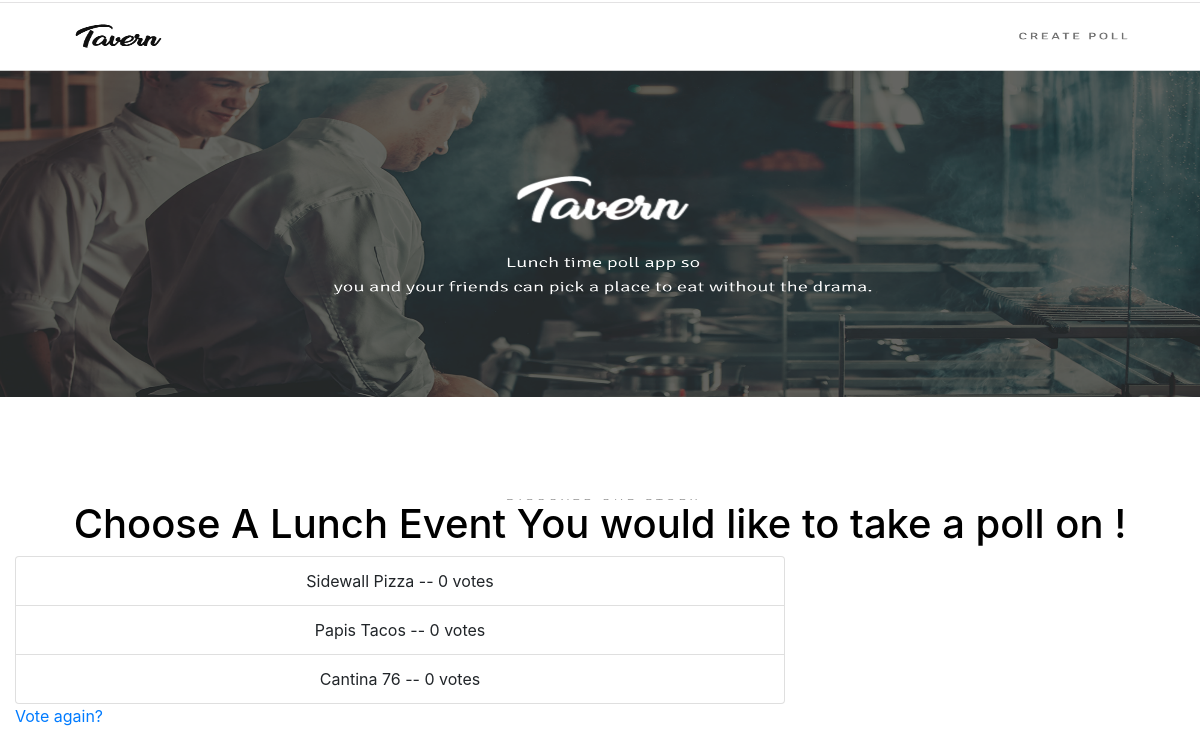
Screenshot of /5/results/ with the database file from the repository.
### tavern/models.py (models this page shows, shortened)
class Location(models.Model):
    lunch = models.ForeignKey('Lunch', on_delete=models.CASCADE)
    suggested_locations = models.CharField(max_length=100,  null=True)
    votes = models.IntegerField(default=0)

### tavern/views.py (the view)
# urls.py: path('<int:pk>/results/', views.Results.as_view(), name='results'),
class Results(TemplateView):
    template_name = "results.html"
    def get_context_data(self, **kwargs):
        lunch_pk = self.kwargs.get('pk')
        lunch = Lunch.objects.get(pk=lunch_pk)
        context = {
                'lunch': lunch
        }
        return context

### tavern/templates/results.html
{% extends 'base.html' %}
{% block content %}
    <div class="col-md-8">
        <ul class="list-group">
            {% for location in lunch.location_set.all %}
                <li class="list-group-item">{{ location.suggested_locations }} -- {{ location.votes }} vote{{ location.votes|pluralize }}</li>
            {% endfor %}
        </ul>
    </div>
    <div class="col-md-4">
        <a href="{% url 'tavern:detail' lunch.id %}">Vote again?</a>
    </div>
{% endblock %}

### tavern/static/styles.css (style rules this page uses)
li { text-align: center; }

### rows the page displays
Location: suggested_locations "Sidewall Pizza", votes "0"
Location: suggested_locations "Papis Tacos", votes "0"
Location: suggested_locations "Cantina 76", votes "0"
